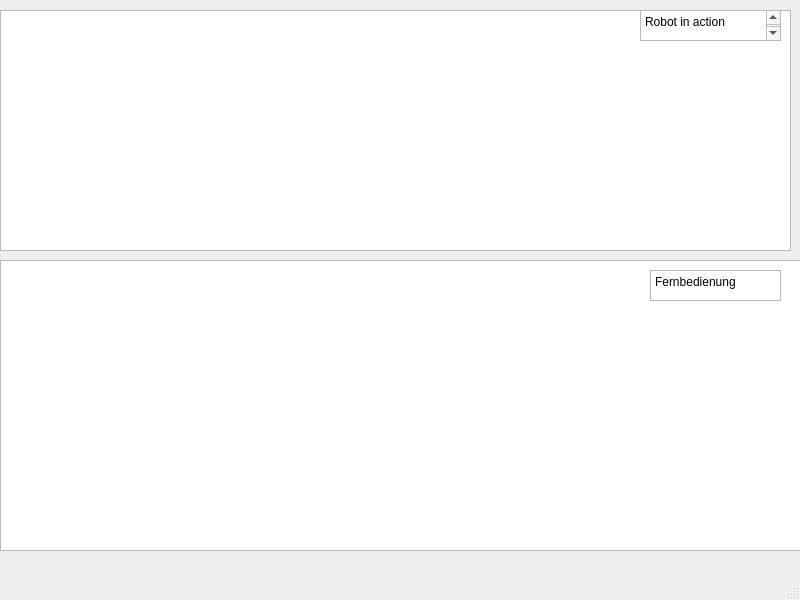
<?xml version="1.0" encoding="UTF-8"?>
<ui version="4.0">
 <class>MainWindow</class>
 <widget class="QMainWindow" name="MainWindow">
  <property name="geometry">
   <rect>
    <x>0</x>
    <y>0</y>
    <width>800</width>
    <height>600</height>
   </rect>
  </property>
  <property name="windowTitle">
   <string>MainWindow</string>
  </property>
  <widget class="QWidget" name="centralwidget">
   <widget class="QGraphicsView" name="graphicsView">
    <property name="geometry">
     <rect>
      <x>0</x>
      <y>260</y>
      <width>801</width>
      <height>291</height>
     </rect>
    </property>
   </widget>
   <widget class="QGraphicsView" name="graphicsView_2">
    <property name="geometry">
     <rect>
      <x>0</x>
      <y>10</y>
      <width>791</width>
      <height>241</height>
     </rect>
    </property>
   </widget>
   <widget class="QTextBrowser" name="textBrowser">
    <property name="geometry">
     <rect>
      <x>640</x>
      <y>10</y>
      <width>141</width>
      <height>31</height>
     </rect>
    </property>
    <property name="html">
     <string>&lt;!DOCTYPE HTML PUBLIC &quot;-//W3C//DTD HTML 4.0//EN&quot; &quot;http://www.w3.org/TR/REC-html40/strict.dtd&quot;&gt;
&lt;html&gt;&lt;head&gt;&lt;meta name=&quot;qrichtext&quot; content=&quot;1&quot; /&gt;&lt;meta charset=&quot;utf-8&quot; /&gt;&lt;style type=&quot;text/css&quot;&gt;
p, li { white-space: pre-wrap; }
hr { height: 1px; border-width: 0; }
li.unchecked::marker { content: &quot;\2610&quot;; }
li.checked::marker { content: &quot;\2612&quot;; }
&lt;/style&gt;&lt;/head&gt;&lt;body style=&quot; font-family:'Segoe UI'; font-size:9pt; font-weight:400; font-style:normal;&quot;&gt;
&lt;p style=&quot; margin-top:0px; margin-bottom:0px; margin-left:0px; margin-right:0px; -qt-block-indent:0; text-indent:0px;&quot;&gt;Robot in action&lt;/p&gt;
&lt;p style=&quot;-qt-paragraph-type:empty; margin-top:0px; margin-bottom:0px; margin-left:0px; margin-right:0px; -qt-block-indent:0; text-indent:0px;&quot;&gt;&lt;br /&gt;&lt;/p&gt;&lt;/body&gt;&lt;/html&gt;</string>
    </property>
   </widget>
   <widget class="QTextBrowser" name="textBrowser_2">
    <property name="geometry">
     <rect>
      <x>650</x>
      <y>270</y>
      <width>131</width>
      <height>31</height>
     </rect>
    </property>
    <property name="html">
     <string>&lt;!DOCTYPE HTML PUBLIC &quot;-//W3C//DTD HTML 4.0//EN&quot; &quot;http://www.w3.org/TR/REC-html40/strict.dtd&quot;&gt;
&lt;html&gt;&lt;head&gt;&lt;meta name=&quot;qrichtext&quot; content=&quot;1&quot; /&gt;&lt;meta charset=&quot;utf-8&quot; /&gt;&lt;style type=&quot;text/css&quot;&gt;
p, li { white-space: pre-wrap; }
hr { height: 1px; border-width: 0; }
li.unchecked::marker { content: &quot;\2610&quot;; }
li.checked::marker { content: &quot;\2612&quot;; }
&lt;/style&gt;&lt;/head&gt;&lt;body style=&quot; font-family:'Segoe UI'; font-size:9pt; font-weight:400; font-style:normal;&quot;&gt;
&lt;p style=&quot; margin-top:0px; margin-bottom:0px; margin-left:0px; margin-right:0px; -qt-block-indent:0; text-indent:0px;&quot;&gt;Fernbedienung&lt;/p&gt;&lt;/body&gt;&lt;/html&gt;</string>
    </property>
   </widget>
  </widget>
  <widget class="QMenuBar" name="menubar">
   <property name="geometry">
    <rect>
     <x>0</x>
     <y>0</y>
     <width>800</width>
     <height>26</height>
    </rect>
   </property>
  </widget>
  <widget class="QStatusBar" name="statusbar"/>
 </widget>
 <resources/>
 <connections/>
</ui>
